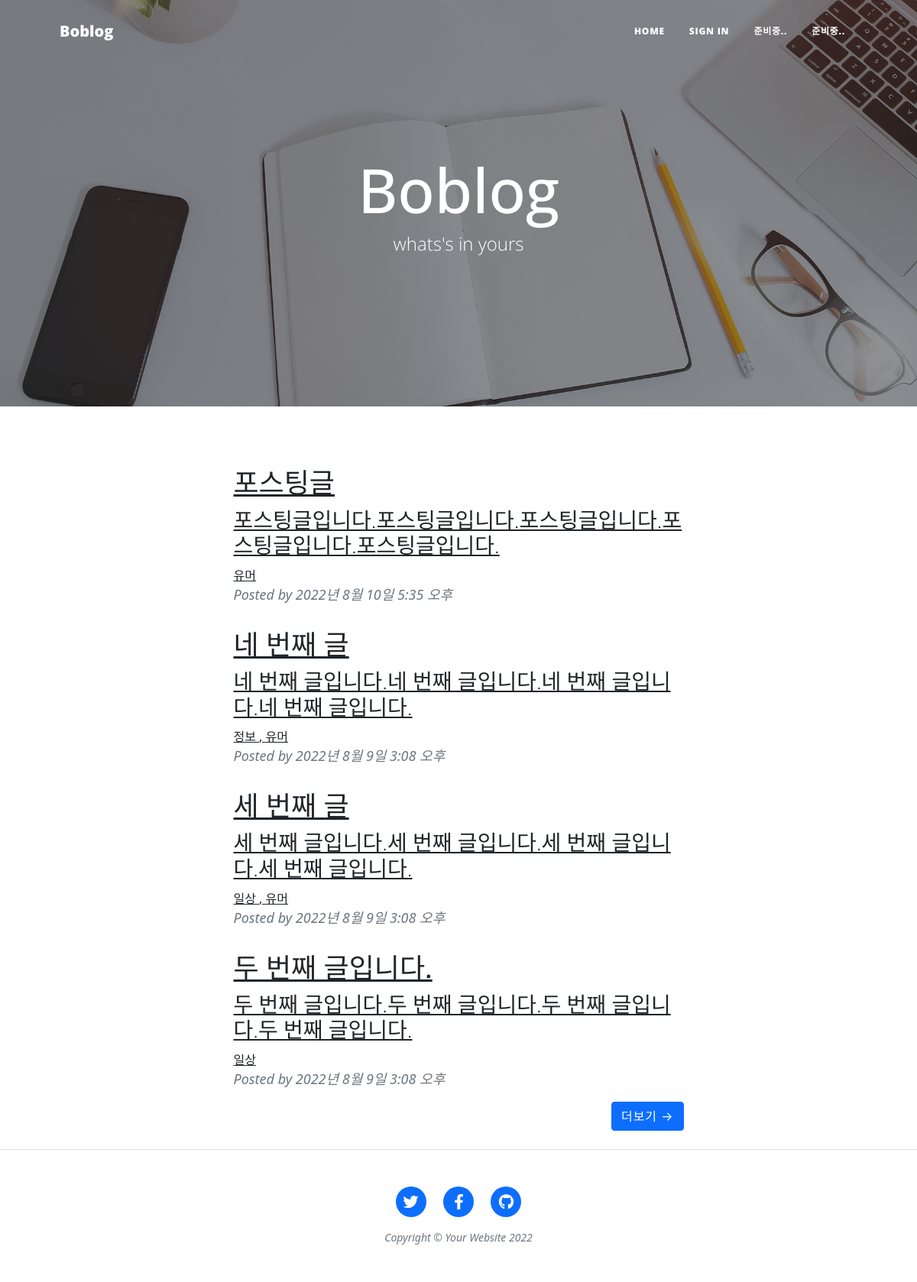
/blog/, run on an earlier commit of the app's database.
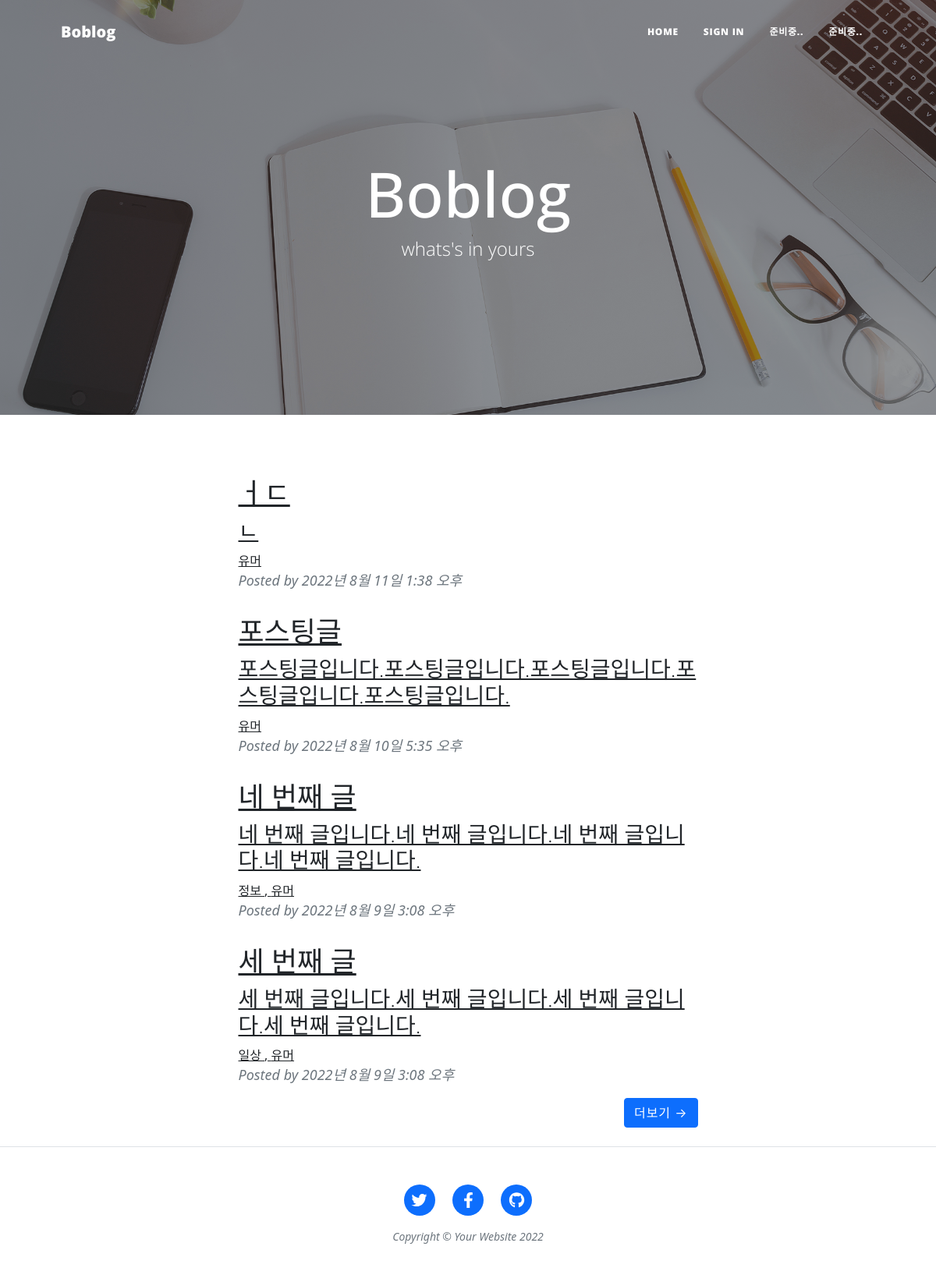
And on a later commit of the database.
### blogapp/models.py (models this page shows, shortened)
class Post(models.Model):
    title=models.CharField(max_length=200)
    title_image=models.ImageField(blank=True)       #이미지 삽입을 위한 모듈 ImageField, 빈 이미지일수도 있으니 blank=Ture
    content=models.TextField()                #글의 내용(매우 길수가 있으니 TextField)
    createDate=models.DateTimeField(auto_now_add=True)      #글의 작성일(날짜를 자동으로)
    updateDate=models.DateTimeField(auto_now_add=True)      #글 수정한 경우(날짜를 자동으로)
    category=models.ManyToManyField(Category,help_text="글의 분류를 설정하세요.")   #글의 분류(하나의 글이 여러가지 분류에 해당할수 있다.->다대다 관계)
    def get_absolute_url(self):
        return reverse("post",args=[str(self.id)])
    def is_content_more40(self):
        return len(self.content) > 40
    def get_content_under40(self):
        return self.content[:40]

class Category(models.Model):
    name=models.CharField(max_length=50,help_text="블로그 분류")    #글 삽입을 위한 CharField모듈, 최대글수는 50
    def __str__(self):
        return self.name

### blogapp/views.py (the view)
# urls.py: path("",views.index,name="index"),
def index(request):
    post_latest=Post.objects.order_by("-createDate")[:4]      #블로그를 최신순으로 (내림차순)
    context={
        "post_latest":post_latest
    }
    return render(request,"index.html",context=context)

### blogapp/templates/index.html (shortened to what the changed rows need)
{% load static %}
{% load widget_tweaks %}
<!DOCTYPE html>
<html lang="en">
    <head>
        <link href="{% static 'css/styles.css' %}" rel="stylesheet" />
        <link href="https://cdn.jsdelivr.net/npm/bootstrap@5.1.3/dist/css/bootstrap.min.css" rel="stylesheet"
>
    <body>
        <header class="masthead" style="background-image: url({% static 'assets/img/home-bg.jpg' %})">
            <div class="container position-relative px-4 px-lg-5">
                <div class="row gx-4 gx-lg-5 justify-content-center">
                    <div class="col-md-10 col-lg-8 col-xl-7">
                        <div class="site-heading">
                            <h1>Boblog</h1>
                        </div>
                    </div>
                </div>
            </div>
        </header>
        <div class="container px-4 px-lg-5">
            <div class="row gx-4 gx-lg-5 justify-content-center">
                <div class="col-md-10 col-lg-8 col-xl-7">
                    {% for post in post_latest %}
                        <div class="post-preview">
                            <a href="{{ post.get_absolute_url }}">
                                <h2 class="post-title">{{ post.title }}</h2>
                                <h3 class="post-subtitle">
                                    {% if post.is_content_more40 %}
                                        {{ post.get_content_under40 }}
                                    {% else %}
                                        {{ post.content}}
                                    {% endif %}
                                </h3>
                            </a>
                            <a href="#!">
                                {% for c in post.category.all %}
                                {{ c }}
                                {% if not forloop.last %}
                                    ,
                                {% endif %}
                                {% endfor %}
                            </a>
                            <p class="post-meta">
                                Posted by
                                {{ post.createDate }}
                            </p>
                        </div>
                    {% endfor %}
                    </div>
            </div>
        </div>
    </body>
</html>

What changed in the data, as far as the page shows it:
no longer on this page (row unchanged): Post: title "두 번째 글입니다.", get_content_under40 "두 번째 글입니다.두 번째 글입니다.두 번째 글입니다.두 번째 글입니다.", createDate "2022년 8월 9일 3:08 오후", Category (name "일상")
added Post: title "ㅓㄷ", content "ㄴ", createDate "2022년 8월 11일 1:38 오후", Category (name "유머")
